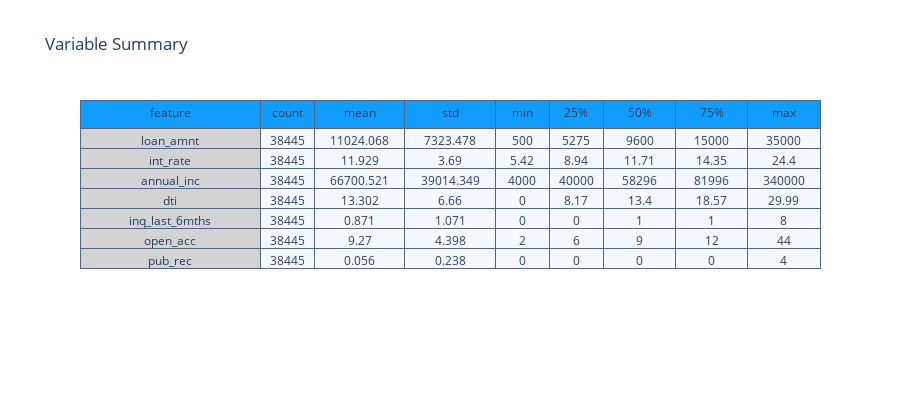

Notebook cell for this chart:
### Markdown cell above
### Analyzing Continuous Quantitative Variables

### Code cell
summary = (loan_df[[i for i in loan_df.columns]].
           describe().transpose().reset_index())

summary = summary.rename(columns = {"index" : "feature"})
summary = np.around(summary,3)

val_lst = [summary['feature'], summary['count'],
           summary['mean'],summary['std'],
           summary['min'], summary['25%'],
           summary['50%'], summary['75%'], summary['max']]

trace  = go.Table(header = dict(values = summary.columns.tolist(),
                                line = dict(color = ['#506784']),
                                fill = dict(color = ['#119DFF']),
                               ),
                  cells  = dict(values = val_lst,
                                line = dict(color = ['#506784']),
                                fill = dict(color = ["lightgrey",'#F5F8FF'])
                               ),
                  columnwidth = [200,60,100,100,60,60,80,80,80])
layout = go.Layout(dict(title = "Variable Summary"),
                   autosize=False,
                    width=900,
                    height=400)
figure = go.Figure(data=[trace],layout=layout)
py.iplot(figure)
plt.savefig("summary.png")

### Figure 1 — Plotly figure (JSON) as saved in the notebook; plotly's stock layout.template omitted (floating-point values rounded to 4 significant figures)
{"data": [{"cells": {"fill": {"color": ["lightgrey", "#F5F8FF"]}, "line": {"color": ["#506784"]}, "values": [["loan_amnt", "int_rate", "annual_inc", "dti", "inq_last_6mths", "open_acc", "pub_rec"], [38445, 38445, 38445, 38445, 38445, 38445, 38445], [11020.0, 11.93, 66700.0, 13.3, 0.871, 9.27, 0.056], [7323.0, 3.69, 39010.0, 6.66, 1.071, 4.398, 0.238], [500, 5.42, 4000, 0, 0, 2, 0], [5275, 8.94, 40000, 8.17, 0, 6, 0], [9600, 11.71, 58296, 13.4, 1, 9, 0], [15000, 14.35, 81996, 18.57, 1, 12, 0], [35000, 24.4, 340000, 29.99, 8, 44, 4]]}, "columnwidth": [200, 60, 100, 100, 60, 60, 80, 80, 80], "header": {"fill": {"color": ["#119DFF"]}, "line": {"color": ["#506784"]}, "values": ["feature", "count", "mean", "std", "min", "25%", "50%", "75%", "max"]}, "type": "table"}], "layout": {"autosize": false, "height": 400, "title": {"text": "Variable Summary"}, "width": 900}}
